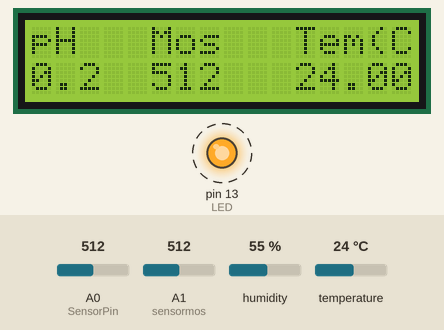
This sketch was run on a simulated Arduino Uno, built with avr-gcc and run on an emulated ATmega328P. Parts: 16×2 character LCD, output pins drawn as LEDs (lit = HIGH). Dashed ring = blinking. Inputs (shaded band) come from the test bench; at power-on: temperature 24 °C, A0 (SensorPin) = 512, A1 (sensormos) = 512, humidity 55 %. What the sketch prints to the serial monitor is not drawn.

Above: at 1.2 s.
1.3 s: temperature set to 12 °C
At 4.5 s:
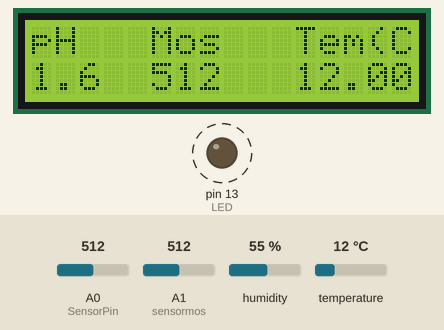
4.6 s: A0 (SensorPin) set to 716
At 5.7 s:
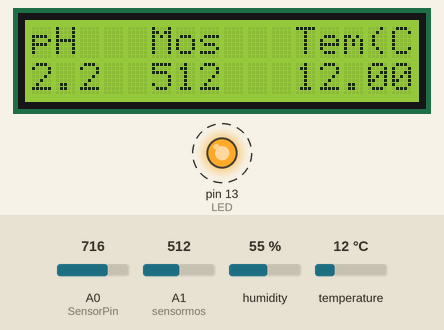
7.7 s: A1 (sensormos) set to 716
At 9.6 s:
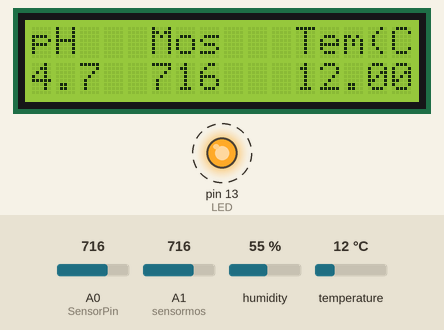
9.7 s: temperature set to 19 °C
At 11.7 s:
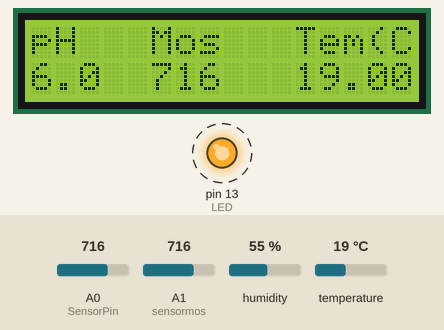
12.8 s: A1 (sensormos) set to 111
At 13.7 s:
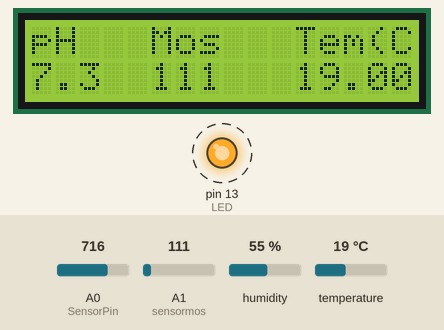
14.8 s: A1 (sensormos) set to 94
At 16.2 s:
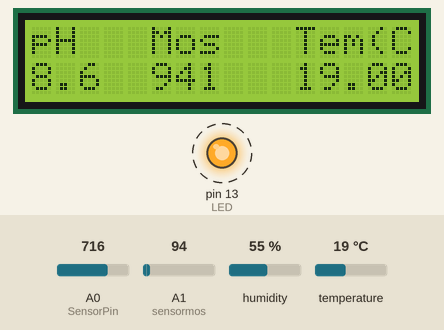
Timing chart, 0 to 17.9 s (numbered marks = the images above; inputs shaded):
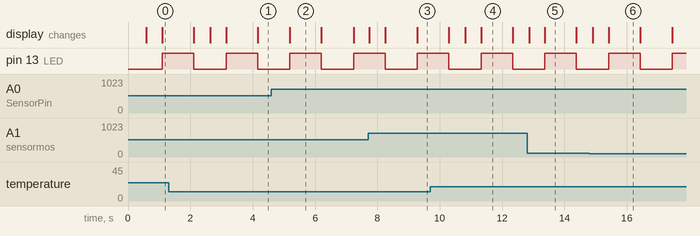

The sketch:

arduino_code.ino
```cpp
#define SensorPin A0            //pH meter Analog output to Arduino Analog Input 0
#define Offset 0.00            //deviation compensate
#define LED 13
#define samplingInterval 20
#define printInterval 800
#define ArrayLenth  40    //times of collection
int pHArray[ArrayLenth];   //Store the average value of the sensor feedback
int pHArrayIndex=0;
int sensormos = A1;
int sensorValue = 0;
// include the library code:
#include <LiquidCrystal.h>
#include "DHT.h"

#define DHTPIN 7       // what digital pin we're connected to

// Uncomment whatever type you're using!
#define DHTTYPE DHT11   // DHT 11
// initialize the library with the numbers of the interface pins
LiquidCrystal lcd(12, 11, 5, 4, 3, 2);
DHT dht(DHTPIN, DHTTYPE);
void setup() {
  // set up the LCD's number of columns and rows:
  lcd.begin(16, 2);
  // Print a message to the LCD.
  pinMode(LED,OUTPUT);
  pinMode(sensormos, INPUT);
  Serial.begin(9600);
  dht.begin();
  Serial.println("Soil test experiment!");    //Test the serial monitor
}

void loop() {
  // Turn off the display:
  lcd.setCursor(0, 0);
  lcd.print("pH");
  //delay(500);
  lcd.setCursor(5,0);
  lcd.print("Mos");
  //delay(500);
  lcd.setCursor(11,0);
  lcd.print("Tem(C)");

  static unsigned long samplingTime = millis();
  static unsigned long printTime = millis();
  static float pHValue,voltage;
  if(millis()-samplingTime > samplingInterval)
  {
      pHArray[pHArrayIndex++]=analogRead(SensorPin);
      if(pHArrayIndex==ArrayLenth)pHArrayIndex=0;
      voltage = avergearray(pHArray, ArrayLenth)*5.0/1024;
      pHValue = 3.5*voltage+Offset;
      samplingTime=millis();
  }
  if(millis() - printTime > printInterval)   //Every 800 milliseconds, print a numerical, convert the state of the LED indicator
  {
        //Serial.print("Voltage:");
        //Serial.print(voltage,2);
        //Serial.print("    pH value: ");
        Serial.print(pHValue,2);
        Serial.print("|");
        lcd.setCursor(0, 1);
        lcd.print(pHValue,1);
        digitalWrite(LED,digitalRead(LED)^1);
        printTime=millis();
  }

  sensorValue = analogRead(sensormos);
  //sensorValue = map(sensorValue,550,0,0,100);
  lcd.setCursor(5,1);
  lcd.print(sensorValue);
//  Serial.print("|");
  Serial.print(sensorValue,2);
  delay(500);

  float h = dht.readHumidity();
  // Read temperature as Celsius (the default)
  float t = dht.readTemperature();
  // Read temperature as Fahrenheit (isFahrenheit = true)
  float f = dht.readTemperature(true);

  // Check if any reads failed and exit early (to try again).
  if (isnan(h) || isnan(t) || isnan(f)) {
//    Serial.println("Failed to read from DHT sensor!");
    return;
  }
  lcd.setCursor(11,1);
  lcd.print(t);
Serial.print("|");
Serial.print(t,2);
Serial.print("|");
}


double avergearray(int* arr, int number){
  int i;
  int max,min;
  double avg;
  long amount=0;
  if(number<=0){
//    Serial.println("Error number for the array to avraging!/n");
    return 0;
  }
  if(number<5){   //less than 5, calculated directly statistics
    for(i=0;i<number;i++){
      amount+=arr[i];
    }
    avg = amount/number;
    return avg;
  }else{
    if(arr[0]<arr[1]){
      min = arr[0];max=arr[1];
    }
    else{
      min=arr[1];max=arr[0];
    }
    for(i=2;i<number;i++){
      if(arr[i]<min){
        amount+=min;        //arr<min
        min=arr[i];
      }else {
        if(arr[i]>max){
          amount+=max;    //arr>max
          max=arr[i];
        }else{
          amount+=arr[i]; //min<=arr<=max
        }
      }//if
    }//for
    avg = (double)amount/(number-2);
  }//if
  return avg;

}
```

Measured:
- what the display in image 2 shows lasts 1.0 s, from 5.2 s to 6.2 s
